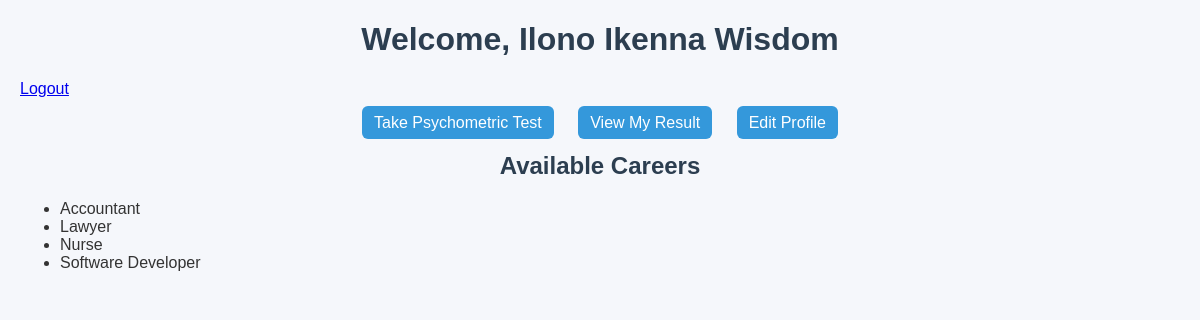
/5_Application/pages/student_dashboard.php (signed in), run on the app's committed database.
### tables this page shows
CREATE TABLE `careers` (
  `career_id` int(11) NOT NULL,
  `career_name` varchar(120) NOT NULL,
  `description` text DEFAULT NULL
);

### 5_Application/pages/student_dashboard.php (the view, shortened to what this page needs)
<?php
require_once '../includes/db_connect.php';
$student_name = $_SESSION['student_name'];
?>
<!DOCTYPE html>
<html>
<head><meta charset="utf-8"><title>Student Dashboard</title><link rel="stylesheet" href="../assets/style.css"></head>
<body>
<h1>Welcome, <?php echo htmlspecialchars($student_name); ?></h1>
<p><a href="student_logout.php">Logout</a></p>
<nav>
    <ul>
    <li><a href="take_test.php">Take Psychometric Test</a></li>
    <li><a href="view_my_result.php">View My Result</a></li>
    <li><a href="update_profile.php">Edit Profile</a></li>
    </ul>
 </nav>
<section>
    <h2>Available Careers</h2>
    <ul>
    <?php
    $res = $conn->query("SELECT career_name FROM careers ORDER BY career_name");
    while ($r = $res->fetch_assoc()) echo "<li>".htmlspecialchars($r['career_name'])."</li>";
    ?>
    </ul>
</section>
</body>
</html>

### 5_Application/assets/style.css (style rules this page uses)
body { font-family: Arial, sans-serif; background: #f5f7fb; color: #333; margin: 20px; }
h1, h2 { color: #2c3e50; text-align: center; }
nav ul { list-style: none; text-align:center; padding:0; }
nav ul li { display:inline-block; margin:0 10px; }
nav ul li a { text-decoration:none; color:#fff; background:#3498db; padding:8px 12px; border-radius:6px; }

### data on the page
careers: career_name "Accountant"
careers: career_name "Lawyer"
careers: career_name "Nurse"
careers: career_name "Software Developer"

### other printed values
$student_name "Ilono Ikenna Wisdom"
